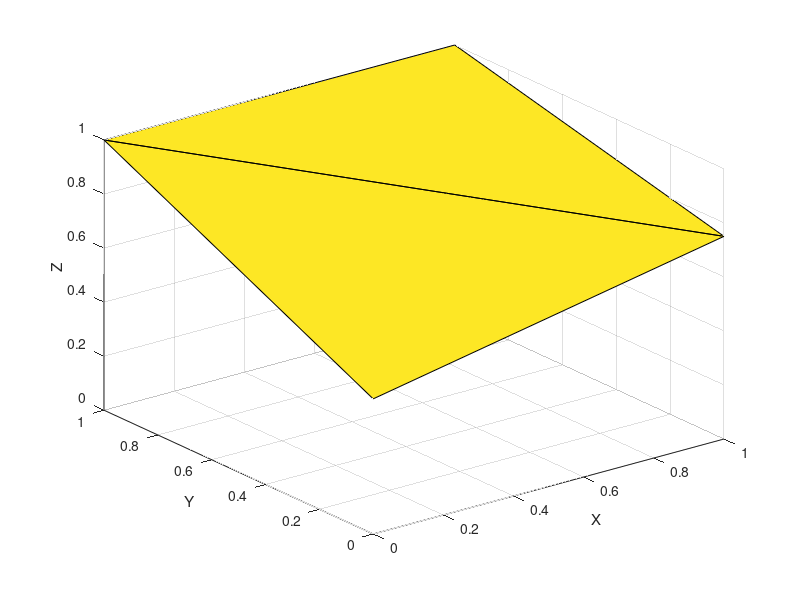

Write MATLAB code to recreate this figure. (Note: this script raises an error after producing the figure.)
x = [0 1 0];
y = [1 1 .5];
z = [0 0.5 1];
stem3(x,y,z), xlabel('X'),ylabel('Y'),zlabel('Z');

x = [0 1];
y =[0 1];
 [X,Y] = meshgrid(x,y);
 Z = [1 0; 1 0];
 surf(X,Y,Z), xlabel('X'),ylabel('Y'),zlabel('Z');
 vol = trapz(y,trapz(x,Z,2),1)
 
 x = [0 1];
y =[0 1];
 [X,Y] = meshgrid(x,y);
 Z = [1 0; 1 0];
 surf(X,Y,Z), xlabel('X'),ylabel('Y'),zlabel('Z');
 vol = trapz(y,trapz(x,Z,2),1)



 

 x = [0 1 1 0];
 y = [0 0 1 1];
 z = [.5 .75 1 1];
 
 tri = delaunay(x,y);
 trisurf(tri,x,y,z);
 xlim([0 1]),ylim([0 1]),zlim([0 1]);
 xlabel('X'),ylabel('Y'),zlabel('Z');

  x = oo(:,1); y = oo(:,2); z = oo(:,3); 
 plot3(x,y,z),grid on
 xlim([0 1]),ylim([0 1]),zlim([0 1]);
 xlabel('X'),ylabel('Y'),zlabel('Z');
 
       y = [-0.5 0.5 0.5 -0.5]';
       tri = delaunay(x,y);
       triplot(tri,x,y);
       
       
x = [0 .5 .8 1];
y = [1 .5 .2 0];
t = trapz(x,y)